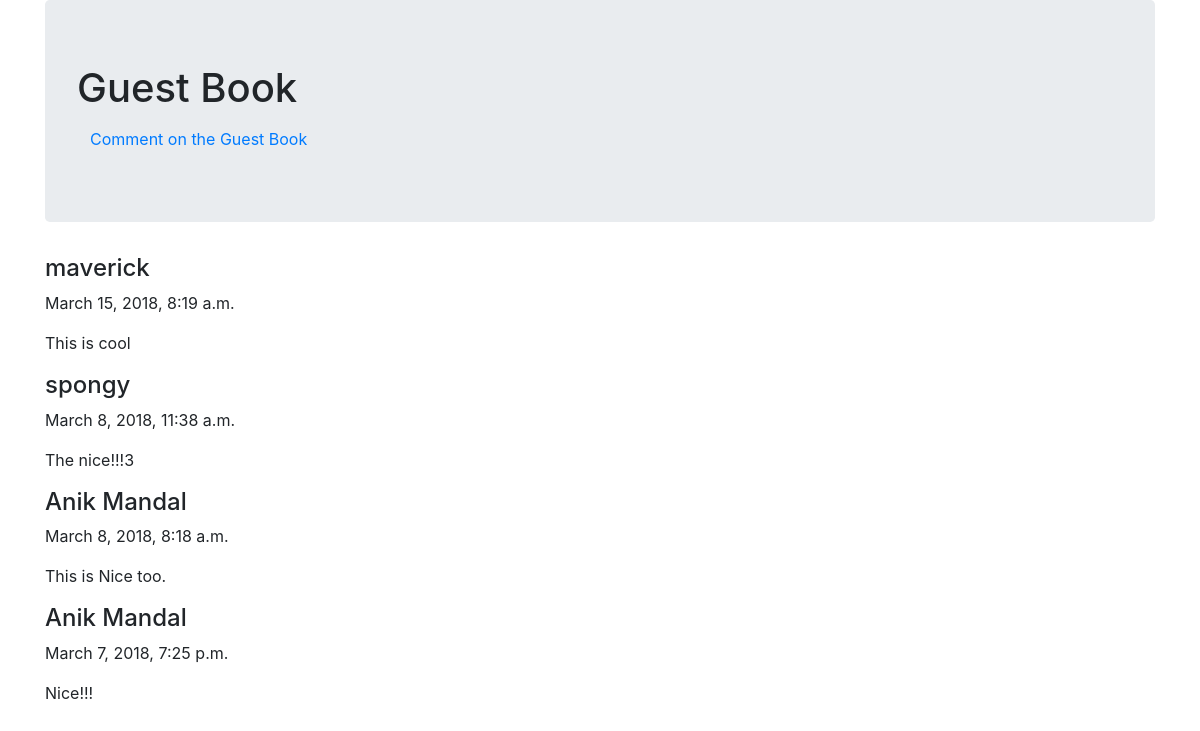
Page /product1/home/ on the committed database.
### product1/models.py (models this page shows, shortened)
class Comment(models.Model):
    name = models.CharField(max_length=20)
    comment = models.TextField()
    date_added = models.DateTimeField(default=timezone.now)

### product1/views.py (the view)
# urls.py: path('home/', views.index, name='indexPage'),
def index(request):
    comments = models.Comment.objects.order_by('-date_added')
    context = {'comments': comments}
    return render(request, 'product1/indexdown.html', context)

### product1/templates/product1/indexdown.html (shortened to what this page needs)
{% load static %}
<!DOCTYPE html>
<html lang="en">
  <head>
    <link rel="stylesheet" href="https://maxcdn.bootstrapcdn.com/bootstrap/4.0.0/css/bootstrap.min.css">
  </head>
  <body>
    <div class="container theme-showcase" role="main">
      <div class="jumbotron">
        <h1>Guest Book</h1>
        <a type="button" class="btn btn-link" href="{% url 'signUp' %}">Comment on the Guest Book</a>
      </div>
      {% for c in comments %}
      <div class="page-header">
        <h4>{{ c.name }}</h4>
      </div>
          <div>
          <p>{{ c.date_added }}</p>
          </div>
      <div class="well">
        <p>{{ c.comment }}</p>
      </div>
      {% endfor %}
    </div>
  </body>
</html>

### rows in the picture
Comment: name "maverick", date_added "March 15, 2018, 8:19 a.m.", comment "This is cool"
Comment: name "spongy", date_added "March 8, 2018, 11:38 a.m.", comment "The nice!!!3"
Comment: name "Anik Mandal", date_added "March 8, 2018, 8:18 a.m.", comment "This is Nice too."
Comment: name "Anik Mandal", date_added "March 7, 2018, 7:25 p.m.", comment "Nice!!!"
